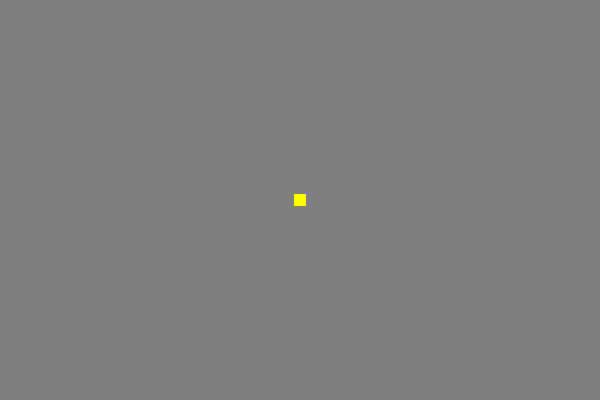
Frame 1 (no input)
Frame 60 (no input): identical to frame 1, image omitted
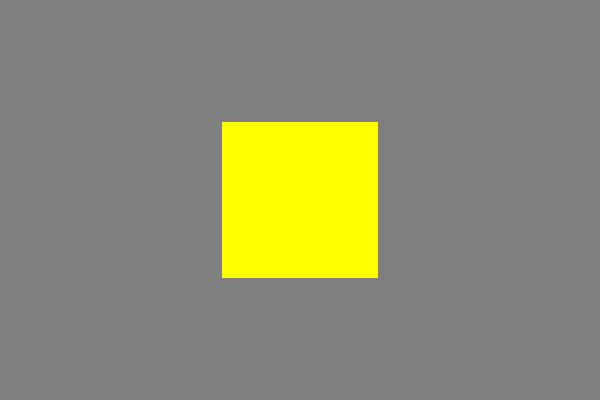
Frame 120 (the mouse pressed at the canvas centre since frame 60)

The p5.js sketch that drew these frames (run headless with seeded random() and noise() and a simulated clock; from frame 60 on, the mouse is pressed at the canvas centre):

// p5.js sketch
// ── sketch.js
// Mouse mapping
// Instead of copying the mouse position, map() it to something else:
// the x position becomes a rotation and the y position becomes a scale.

let canvasWidth = 600;
let canvasHeight = 400;

function setup() {
  createCanvas(canvasWidth, canvasHeight);
  rectMode(CENTER);
}

function draw() {
  background(127);

  translate(width / 2, height / 2); // move the origin to the center

  // map the mouse X position (0 to width) to an angle (0 to TWO_PI radians)
  let angle = map(mouseX, 0, width, 0, TWO_PI);

  // map the mouse Y position (0 to height) to a scale (0.2 to 5)
  let size = map(mouseY, 0, height, 0.2, 5);

  scale(size);   // scale the sketch based on the mouse position
  rotate(angle); // rotate the sketch based on the mouse position

  // draw the rectangle
  fill(255, 255, 0);
  noStroke();
  rect(0, 0, 60, 60);
}

// --- canvas size and fullscreen ---
// The Fullscreen button in index.html asks the browser to go fullscreen.
// Whenever the window changes size, fit the canvas to it, and go back
// to the normal size when fullscreen ends.
function windowResized() {
  if (document.fullscreenElement) {
    resizeCanvas(windowWidth, windowHeight);
  } else {
    resizeCanvas(canvasWidth, canvasHeight);
  }
}
